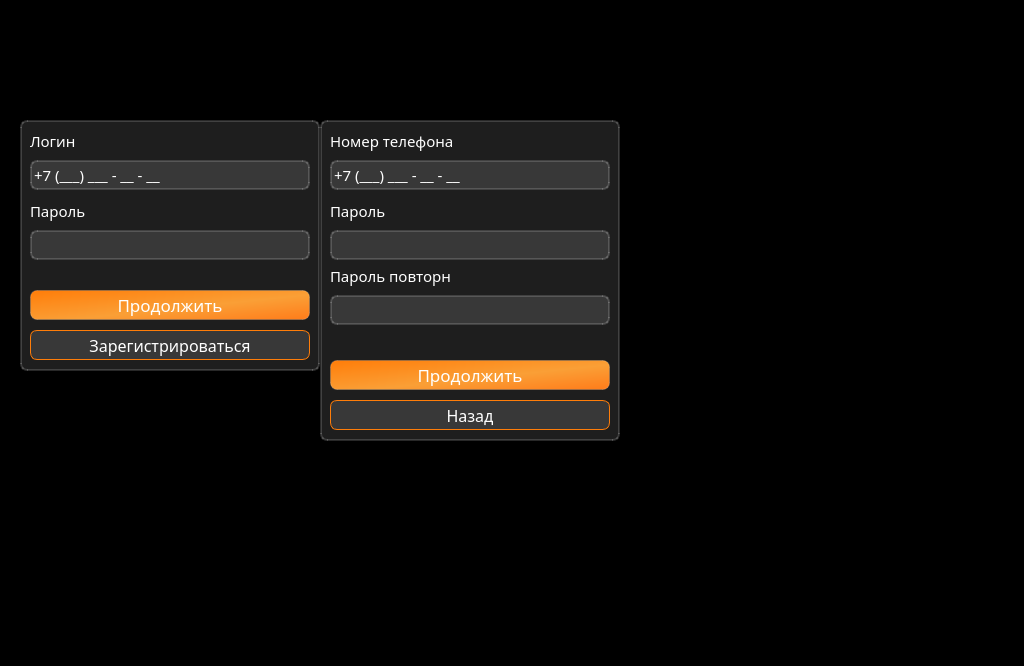
<?xml version="1.0" encoding="UTF-8"?>
<ui version="4.0">
 <class>Form</class>
 <widget class="QWidget" name="Form">
  <property name="geometry">
   <rect>
    <x>0</x>
    <y>0</y>
    <width>1024</width>
    <height>666</height>
   </rect>
  </property>
  <property name="windowTitle">
   <string>Form</string>
  </property>
  <property name="styleSheet">
   <string notr="true">background: black;
font-family: Vag World;</string>
  </property>
  <widget class="QLabel" name="background">
   <property name="geometry">
    <rect>
     <x>0</x>
     <y>0</y>
     <width>1024</width>
     <height>666</height>
    </rect>
   </property>
   <property name="text">
    <string/>
   </property>
  </widget>
  <widget class="QFrame" name="LOGIN">
   <property name="geometry">
    <rect>
     <x>20</x>
     <y>120</y>
     <width>300</width>
     <height>251</height>
    </rect>
   </property>
   <property name="styleSheet">
    <string notr="true">background-color: rgba(255, 255, 255, 30); 
border: 2px solid rgba(255,255,255,40);
border-radius: 7px; 
color: white;</string>
   </property>
   <property name="frameShape">
    <enum>QFrame::StyledPanel</enum>
   </property>
   <property name="frameShadow">
    <enum>QFrame::Raised</enum>
   </property>
   <widget class="QLabel" name="label">
    <property name="geometry">
     <rect>
      <x>10</x>
      <y>0</y>
      <width>121</width>
      <height>41</height>
     </rect>
    </property>
    <property name="styleSheet">
     <string notr="true">color: white;
font-size: 11pt;
background-color: none;
border: none;</string>
    </property>
    <property name="text">
     <string>Логин</string>
    </property>
   </widget>
   <widget class="QLabel" name="label_2">
    <property name="geometry">
     <rect>
      <x>10</x>
      <y>70</y>
      <width>121</width>
      <height>41</height>
     </rect>
    </property>
    <property name="styleSheet">
     <string notr="true">color: white;
font-size: 11pt;
background-color: none;
border: none;</string>
    </property>
    <property name="text">
     <string>Пароль</string>
    </property>
   </widget>
   <widget class="QLineEdit" name="password_label">
    <property name="geometry">
     <rect>
      <x>10</x>
      <y>110</y>
      <width>280</width>
      <height>30</height>
     </rect>
    </property>
    <property name="styleSheet">
     <string notr="true">font-family: Neo Sans Pro;</string>
    </property>
    <property name="text">
     <string/>
    </property>
    <property name="echoMode">
     <enum>QLineEdit::Password</enum>
    </property>
   </widget>
   <widget class="QLabel" name="error">
    <property name="geometry">
     <rect>
      <x>10</x>
      <y>140</y>
      <width>281</width>
      <height>31</height>
     </rect>
    </property>
    <property name="styleSheet">
     <string notr="true">color: red;
font-size: 11pt;
background-color: none;
border: none;
font-family: Neo Sans Pro;</string>
    </property>
    <property name="text">
     <string/>
    </property>
   </widget>
   <widget class="QPushButton" name="contbtn">
    <property name="geometry">
     <rect>
      <x>10</x>
      <y>170</y>
      <width>280</width>
      <height>30</height>
     </rect>
    </property>
    <property name="styleSheet">
     <string notr="true">color: rgb(255, 255, 255);
background-color: qlineargradient(spread:pad, x1:1, y1:1, x2:0, y2:0, stop:0 #ff7c1a, stop:0.427447 #fa9f36, stop:1 #ff7d09);
border: 1px solid rgba(255,255,255,40);
border-radius:7px;
font-size: 17px</string>
    </property>
    <property name="text">
     <string>Продолжить</string>
    </property>
   </widget>
   <widget class="QPushButton" name="regbtn">
    <property name="geometry">
     <rect>
      <x>10</x>
      <y>210</y>
      <width>280</width>
      <height>30</height>
     </rect>
    </property>
    <property name="styleSheet">
     <string notr="true">color: white;
border: 1px solid #ff7d09;
border-radius:7px;
font-size: 16px</string>
    </property>
    <property name="text">
     <string>Зарегистрироваться</string>
    </property>
   </widget>
   <widget class="QLineEdit" name="login_label">
    <property name="geometry">
     <rect>
      <x>10</x>
      <y>40</y>
      <width>280</width>
      <height>30</height>
     </rect>
    </property>
    <property name="styleSheet">
     <string notr="true">font-family: Neo Sans Pro;
font-size: 15px</string>
    </property>
    <property name="text">
     <string>+7 (___) ___ - __ - __</string>
    </property>
    <property name="echoMode">
     <enum>QLineEdit::Normal</enum>
    </property>
   </widget>
  </widget>
  <widget class="QFrame" name="REGISTR">
   <property name="enabled">
    <bool>true</bool>
   </property>
   <property name="geometry">
    <rect>
     <x>320</x>
     <y>120</y>
     <width>300</width>
     <height>321</height>
    </rect>
   </property>
   <property name="font">
    <font>
     <family>Vag World</family>
     <stylestrategy>PreferDefault</stylestrategy>
    </font>
   </property>
   <property name="cursor">
    <cursorShape>ArrowCursor</cursorShape>
   </property>
   <property name="contextMenuPolicy">
    <enum>Qt::CustomContextMenu</enum>
   </property>
   <property name="styleSheet">
    <string notr="true">background-color: rgba(255, 255, 255, 30); 
border: 2px solid rgba(255,255,255,40);
border-radius: 7px; 
color: white;</string>
   </property>
   <property name="frameShape">
    <enum>QFrame::StyledPanel</enum>
   </property>
   <property name="frameShadow">
    <enum>QFrame::Sunken</enum>
   </property>
   <widget class="QLabel" name="label_10">
    <property name="geometry">
     <rect>
      <x>10</x>
      <y>0</y>
      <width>161</width>
      <height>41</height>
     </rect>
    </property>
    <property name="styleSheet">
     <string notr="true">color: white;
font-size: 11pt;
background-color: none;
border: none;</string>
    </property>
    <property name="text">
     <string>Номер телефона</string>
    </property>
   </widget>
   <widget class="QLineEdit" name="login_label_r">
    <property name="geometry">
     <rect>
      <x>10</x>
      <y>40</y>
      <width>280</width>
      <height>30</height>
     </rect>
    </property>
    <property name="styleSheet">
     <string notr="true">font-family: Neo Sans Pro;
font-size: 15px</string>
    </property>
    <property name="text">
     <string>+7 (___) ___ - __ - __</string>
    </property>
   </widget>
   <widget class="QLabel" name="label_11">
    <property name="geometry">
     <rect>
      <x>10</x>
      <y>70</y>
      <width>121</width>
      <height>41</height>
     </rect>
    </property>
    <property name="styleSheet">
     <string notr="true">color: white;
font-size: 11pt;
background-color: none;
border: none;</string>
    </property>
    <property name="text">
     <string>Пароль</string>
    </property>
   </widget>
   <widget class="QLineEdit" name="password_label_r">
    <property name="geometry">
     <rect>
      <x>10</x>
      <y>110</y>
      <width>280</width>
      <height>30</height>
     </rect>
    </property>
    <property name="font">
     <font>
      <family>Neo Sans Pro</family>
     </font>
    </property>
    <property name="styleSheet">
     <string notr="true">font-family: Neo Sans Pro;</string>
    </property>
    <property name="text">
     <string/>
    </property>
    <property name="echoMode">
     <enum>QLineEdit::Password</enum>
    </property>
   </widget>
   <widget class="QLabel" name="error_r">
    <property name="geometry">
     <rect>
      <x>10</x>
      <y>210</y>
      <width>281</width>
      <height>31</height>
     </rect>
    </property>
    <property name="styleSheet">
     <string notr="true">color: red;
font-size: 11pt;
font-family: Neo Sans Pro;
background-color: none;
border: none;</string>
    </property>
    <property name="text">
     <string/>
    </property>
   </widget>
   <widget class="QPushButton" name="contbtn_r">
    <property name="geometry">
     <rect>
      <x>10</x>
      <y>240</y>
      <width>280</width>
      <height>30</height>
     </rect>
    </property>
    <property name="styleSheet">
     <string notr="true">color: rgb(255, 255, 255);
background-color: qlineargradient(spread:pad, x1:1, y1:1, x2:0, y2:0, stop:0 #ff7c1a, stop:0.427447 #fa9f36, stop:1 #ff7d09);
border: 1px solid rgba(255,255,255,40);
border-radius:7px;
font-size: 17px</string>
    </property>
    <property name="text">
     <string>Продолжить</string>
    </property>
   </widget>
   <widget class="QPushButton" name="backbtn">
    <property name="geometry">
     <rect>
      <x>10</x>
      <y>280</y>
      <width>280</width>
      <height>30</height>
     </rect>
    </property>
    <property name="styleSheet">
     <string notr="true">color: white;
border: 1px solid #ff7d09;
border-radius:7px;
font-size: 16px</string>
    </property>
    <property name="text">
     <string>Назад</string>
    </property>
   </widget>
   <widget class="QLabel" name="label_13">
    <property name="geometry">
     <rect>
      <x>10</x>
      <y>135</y>
      <width>121</width>
      <height>41</height>
     </rect>
    </property>
    <property name="styleSheet">
     <string notr="true">color: white;
font-size: 11pt;
background-color: none;
border: none;</string>
    </property>
    <property name="text">
     <string>Пароль повторно</string>
    </property>
   </widget>
   <widget class="QLineEdit" name="password_label_rr">
    <property name="geometry">
     <rect>
      <x>10</x>
      <y>175</y>
      <width>280</width>
      <height>30</height>
     </rect>
    </property>
    <property name="styleSheet">
     <string notr="true">font-family: Neo Sans Pro;</string>
    </property>
    <property name="text">
     <string/>
    </property>
    <property name="echoMode">
     <enum>QLineEdit::Password</enum>
    </property>
   </widget>
  </widget>
 </widget>
 <resources/>
 <connections/>
</ui>
